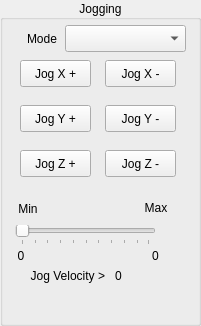
   <widget class="QGroupBox" name="groupBox_7">
    <property name="geometry">
     <rect>
      <x>595</x>
      <y>375</y>
      <width>201</width>
      <height>326</height>
     </rect>
    </property>
    <property name="title">
     <string>Jogging</string>
    </property>
    <property name="alignment">
     <set>Qt::AlignCenter</set>
    </property>
    <widget class="QPushButton" name="jog_plus_pb_2">
     <property name="geometry">
      <rect>
       <x>20</x>
       <y>150</y>
       <width>71</width>
       <height>27</height>
      </rect>
     </property>
     <property name="text">
      <string>Jog Z +</string>
     </property>
    </widget>
    <widget class="QPushButton" name="jog_minus_pb_2">
     <property name="geometry">
      <rect>
       <x>105</x>
       <y>150</y>
       <width>71</width>
       <height>27</height>
      </rect>
     </property>
     <property name="text">
      <string>Jog Z -</string>
     </property>
    </widget>
    <widget class="QPushButton" name="jog_minus_pb_0">
     <property name="geometry">
      <rect>
       <x>105</x>
       <y>60</y>
       <width>71</width>
       <height>27</height>
      </rect>
     </property>
     <property name="text">
      <string>Jog X -</string>
     </property>
    </widget>
    <widget class="QPushButton" name="jog_plus_pb_0">
     <property name="geometry">
      <rect>
       <x>20</x>
       <y>60</y>
       <width>71</width>
       <height>27</height>
      </rect>
     </property>
     <property name="text">
      <string>Jog X +</string>
     </property>
    </widget>
    <widget class="QPushButton" name="jog_minus_pb_1">
     <property name="geometry">
      <rect>
       <x>105</x>
       <y>105</y>
       <width>71</width>
       <height>27</height>
      </rect>
     </property>
     <property name="text">
      <string>Jog Y -</string>
     </property>
    </widget>
    <widget class="QPushButton" name="jog_plus_pb_1">
     <property name="geometry">
      <rect>
       <x>20</x>
       <y>105</y>
       <width>71</width>
       <height>27</height>
      </rect>
     </property>
     <property name="text">
      <string>Jog Y +</string>
     </property>
    </widget>
    <widget class="QComboBox" name="jog_modes_cb">
     <property name="geometry">
      <rect>
       <x>65</x>
       <y>25</y>
       <width>121</width>
       <height>27</height>
      </rect>
     </property>
    </widget>
    <widget class="QLabel" name="label_7">
     <property name="geometry">
      <rect>
       <x>14</x>
       <y>25</y>
       <width>56</width>
       <height>27</height>
      </rect>
     </property>
     <property name="text">
      <string>Mode</string>
     </property>
     <property name="alignment">
      <set>Qt::AlignCenter</set>
     </property>
    </widget>
    <widget class="QLabel" name="label_12">
     <property name="geometry">
      <rect>
       <x>15</x>
       <y>195</y>
       <width>26</width>
       <height>28</height>
      </rect>
     </property>
     <property name="text">
      <string>Min</string>
     </property>
     <property name="alignment">
      <set>Qt::AlignCenter</set>
     </property>
    </widget>
    <widget class="QSlider" name="jog_vel_sl">
     <property name="geometry">
      <rect>
       <x>15</x>
       <y>225</y>
       <width>141</width>
       <height>20</height>
      </rect>
     </property>
     <property name="orientation">
      <enum>Qt::Horizontal</enum>
     </property>
     <property name="tickPosition">
      <enum>QSlider::TicksBelow</enum>
     </property>
    </widget>
    <widget class="QLabel" name="label_13">
     <property name="geometry">
      <rect>
       <x>140</x>
       <y>195</y>
       <width>32</width>
       <height>25</height>
      </rect>
     </property>
     <property name="text">
      <string>Max</string>
     </property>
     <property name="alignment">
      <set>Qt::AlignCenter</set>
     </property>
    </widget>
    <widget class="QLabel" name="min_jog_vel_lb_2">
     <property name="geometry">
      <rect>
       <x>5</x>
       <y>245</y>
       <width>32</width>
       <height>21</height>
      </rect>
     </property>
     <property name="text">
      <string>0</string>
     </property>
     <property name="alignment">
      <set>Qt::AlignCenter</set>
     </property>
    </widget>
    <widget class="QLabel" name="max_jog_vel_lb_2">
     <property name="geometry">
      <rect>
       <x>140</x>
       <y>245</y>
       <width>31</width>
       <height>21</height>
      </rect>
     </property>
     <property name="text">
      <string>0</string>
     </property>
     <property name="alignment">
      <set>Qt::AlignCenter</set>
     </property>
    </widget>
    <widget class="QLabel" name="label_14">
     <property name="geometry">
      <rect>
       <x>5</x>
       <y>265</y>
       <width>100</width>
       <height>21</height>
      </rect>
     </property>
     <property name="text">
      <string>Jog Velocity &gt;</string>
     </property>
     <property name="alignment">
      <set>Qt::AlignRight|Qt::AlignTrailing|Qt::AlignVCenter</set>
     </property>
    </widget>
    <widget class="QLabel" name="jog_vel_lb">
     <property name="geometry">
      <rect>
       <x>115</x>
       <y>265</y>
       <width>81</width>
       <height>21</height>
      </rect>
     </property>
     <property name="text">
      <string>0</string>
     </property>
    </widget>
   </widget>
